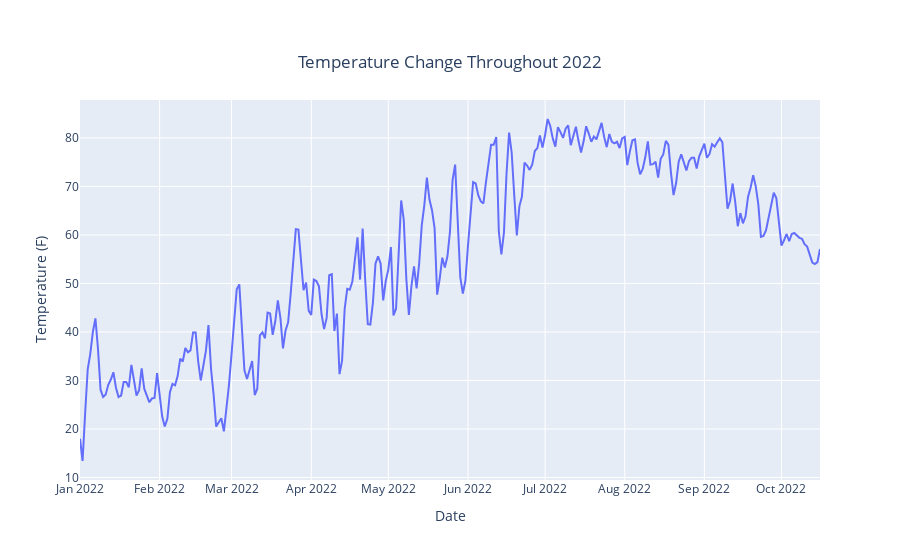

The code cell stored with this chart in its notebook:
### Code cell
fig = px.line(df, y = 'temp', title = 'Temperature Change Throughout 2022', labels = {'temp' : 'Temperature (F)', 'datetime' : 'Date'})
#plt.savefig('temp.png')

fig.update_layout(
    title={
        'text': 'Temperature Change Throughout 2022',
        'y':0.9,
        'x':0.5,
        'xanchor': 'center',
        'yanchor': 'top'})
fig.show()

### Figure 1 — Plotly figure (JSON) as saved in the notebook; plotly's stock layout.template omitted (floating-point values rounded to 4 significant figures; data arrays with more than 128 entries replaced by an {"elided": "..."} marker saying what was removed)
{"data": [{"hovertemplate": "Date=%{x}<br>Temperature (F)=%{y}<extra></extra>", "legendgroup": "", "line": {"color": "#636efa", "dash": "solid"}, "marker": {"symbol": "circle"}, "mode": "lines", "name": "", "orientation": "v", "showlegend": false, "type": "scatter", "x": {"elided": "289 str values"}, "xaxis": "x", "y": {"elided": "289 float values"}, "yaxis": "y"}], "layout": {"legend": {"tracegroupgap": 0}, "title": {"text": "Temperature Change Throughout 2022", "x": 0.5, "xanchor": "center", "y": 0.9, "yanchor": "top"}, "xaxis": {"anchor": "y", "domain": [0, 1], "title": {"text": "Date"}}, "yaxis": {"anchor": "x", "domain": [0, 1], "title": {"text": "Temperature (F)"}}}}
